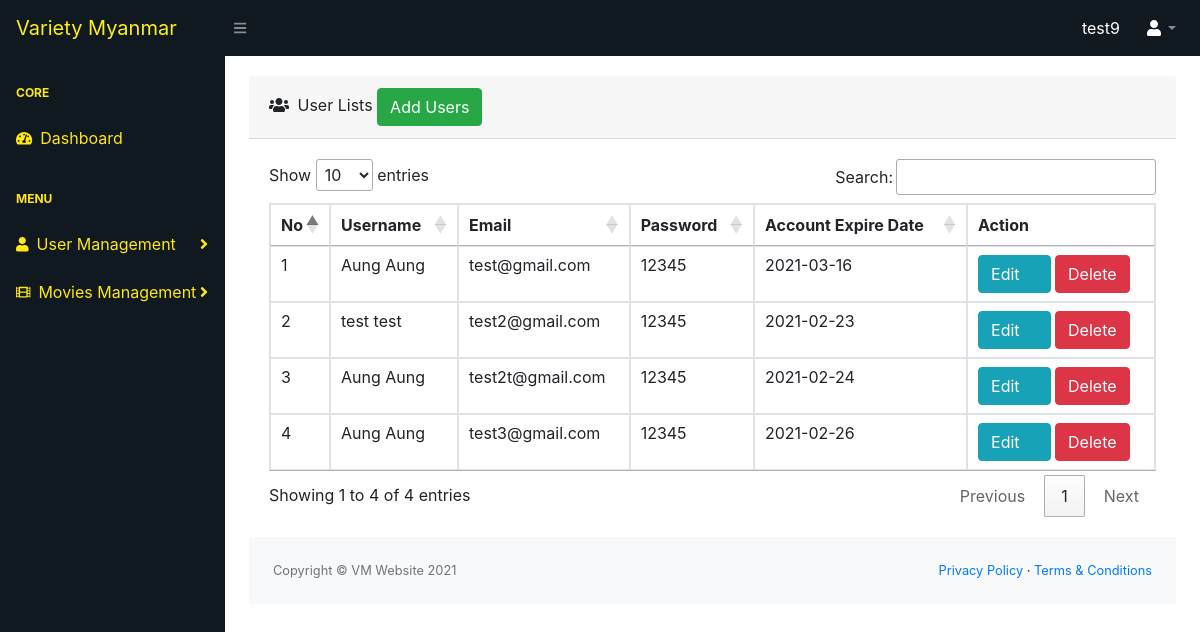
The app's page /manage-user.php (signed in), older data.
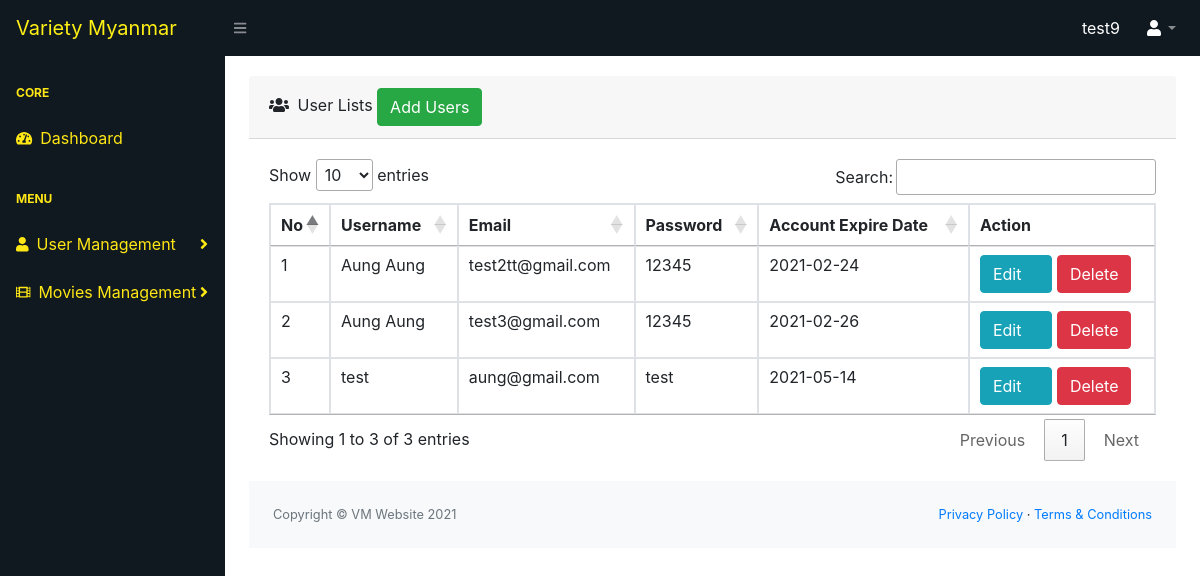
The same page, newer data.
### tables this page shows
CREATE TABLE `vipusers` (
  `userid` int(11) NOT NULL,
  `username` varchar(255) NOT NULL,
  `email` varchar(255) NOT NULL,
  `password` varchar(255) NOT NULL,
  `accexpiredate` date NOT NULL,
  `lastupdateddate` timestamp NOT NULL DEFAULT current_timestamp()
);

### manage-user.php (the view, shortened to what this page needs)
<?php include('header.php');?>
<?php include('sidebar.php');?>
<div id="layoutSidenav_content" style="margin-top: 20px;">
                <main>
                    <div class="container-fluid">
                        <div class="card-header">
                           <i class="fas fa-users mr-1"></i>
                           User Lists
                           <a href="add-user.php" class="btn btn-success">Add Users</a>
                        </div>
                        <div class="card-body">
                            <div class="table-responsive">
                            <?php
                                $i = 1;
                                $results = mysqli_query($db, "SELECT * FROM vipusers"); ?>
                                <table class="table table-bordered" id="dataTable" width="100%" cellspacing="0">
                                    <thead>
                                        <tr>
                                            <th>No</th>
                                            <th>Username</th>
                                            <th>Email</th>
                                            <th>Password</th>
                                            <th>Account Expire Date</th>
                                            <th class="no-sort">Action</th>
                                        </tr>
                                    </thead>
	<?php while ($row = mysqli_fetch_array($results)) { ?>
		<tr>
        <td width="5%" >  <?php
                    echo $i;
                    $i++;?></td>
			<td><?=$row['username']; ?></td>
			<td><?=$row['email']; ?></td>
			<td><?=$row['password']; ?></td>
			<td><?=$row['accexpiredate']; ?></td>
			<td>
				<a href="edit-user.php?edit=<?=$row['userid'];?>" class="btn btn-info" style="padding-right:30px;" >Edit</a>
                <a class="btn btn-danger" href="#" data-userid=<?=$row['userid'];?> data-username='<?=$row['username']; ?>' data-toggle="modal" data-target="#ConfirmDelete">Delete</a>
			</td>
		</tr>
	<?php } ?>
                                </table>
                            </div>
                        </div>
<?php include('footer.php');?>

Row changes from the older to the newer data that the page shows:
removed vipusers: username "Aung Aung", email "test@gmail.com", password "12345", accexpiredate "2021-03-16"
removed vipusers: username "test test", email "test2@gmail.com", password "12345", accexpiredate "2021-02-23"
changed vipusers: email "test2t@gmail.com" → "test2tt@gmail.com"
added vipusers: username "test", email "aung@gmail.com", password "test", accexpiredate "2021-05-14"
Text that changed along with them:
text written by a page script: "Show entries Search: Showing 1 to 4 of 4 entries Previous 1 Next" → "Show entries Search: Showing 1 to 3 of 3 entries Previous 1 Next"
